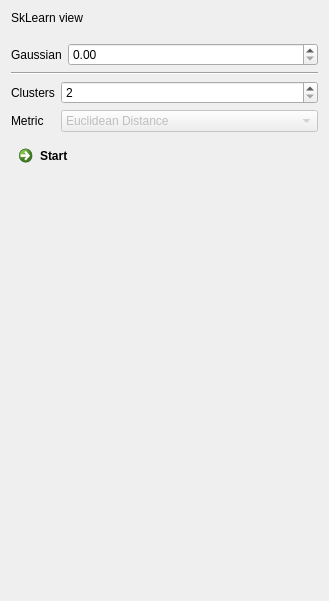
<?xml version="1.0" encoding="UTF-8"?>
<ui version="4.0">
 <class>ViewControls</class>
 <widget class="QWidget" name="ViewControls">
  <property name="geometry">
   <rect>
    <x>0</x>
    <y>0</y>
    <width>329</width>
    <height>601</height>
   </rect>
  </property>
  <property name="windowTitle">
   <string>Sklearn View</string>
  </property>
  <layout class="QVBoxLayout" name="verticalLayout">
   <item>
    <widget class="QLabel" name="label">
     <property name="text">
      <string>SkLearn view</string>
     </property>
     <property name="wordWrap">
      <bool>true</bool>
     </property>
    </widget>
   </item>
   <item>
    <widget class="QmitkMultiNodeSelectionWidget" name="imageSelection" native="true"/>
   </item>
   <item>
    <widget class="QmitkSingleNodeSelectionWidget" name="centroidsSeceltion" native="true"/>
   </item>
   <item>
    <layout class="QFormLayout" name="formLayout_2">
     <item row="0" column="0">
      <widget class="QLabel" name="label_3">
       <property name="text">
        <string>Gaussian</string>
       </property>
      </widget>
     </item>
     <item row="0" column="1">
      <widget class="QDoubleSpinBox" name="spnBxSigma"/>
     </item>
    </layout>
   </item>
   <item>
    <widget class="Line" name="line">
     <property name="orientation">
      <enum>Qt::Horizontal</enum>
     </property>
    </widget>
   </item>
   <item>
    <layout class="QFormLayout" name="formLayout">
     <item row="0" column="0">
      <widget class="QLabel" name="num_clusters_label">
       <property name="text">
        <string>Clusters</string>
       </property>
      </widget>
     </item>
     <item row="0" column="1">
      <widget class="QSpinBox" name="num_clusters">
       <property name="minimum">
        <number>2</number>
       </property>
       <property name="maximum">
        <number>20</number>
       </property>
       <property name="value">
        <number>2</number>
       </property>
      </widget>
     </item>
     <item row="1" column="0">
      <widget class="QLabel" name="label_2">
       <property name="text">
        <string>Metric</string>
       </property>
      </widget>
     </item>
     <item row="1" column="1">
      <widget class="QComboBox" name="comboBox">
       <property name="enabled">
        <bool>false</bool>
       </property>
       <item>
        <property name="text">
         <string>Euclidean Distance</string>
        </property>
       </item>
       <item>
        <property name="text">
         <string>Correlation Metric</string>
        </property>
       </item>
      </widget>
     </item>
    </layout>
   </item>
   <item>
    <widget class="QCommandLinkButton" name="btnRun">
     <property name="text">
      <string>Start</string>
     </property>
    </widget>
   </item>
   <item>
    <spacer name="verticalSpacer">
     <property name="orientation">
      <enum>Qt::Vertical</enum>
     </property>
     <property name="sizeHint" stdset="0">
      <size>
       <width>20</width>
       <height>40</height>
      </size>
     </property>
    </spacer>
   </item>
  </layout>
 </widget>
 <layoutdefault spacing="6" margin="11"/>
 <customwidgets>
  <customwidget>
   <class>QmitkMultiNodeSelectionWidget</class>
   <extends>QWidget</extends>
   <header>QmitkMultiNodeSelectionWidget.h</header>
   <container>1</container>
  </customwidget>
  <customwidget>
   <class>QmitkSingleNodeSelectionWidget</class>
   <extends>QWidget</extends>
   <header>QmitkSingleNodeSelectionWidget.h</header>
   <container>1</container>
  </customwidget>
 </customwidgets>
 <resources/>
 <connections/>
</ui>
